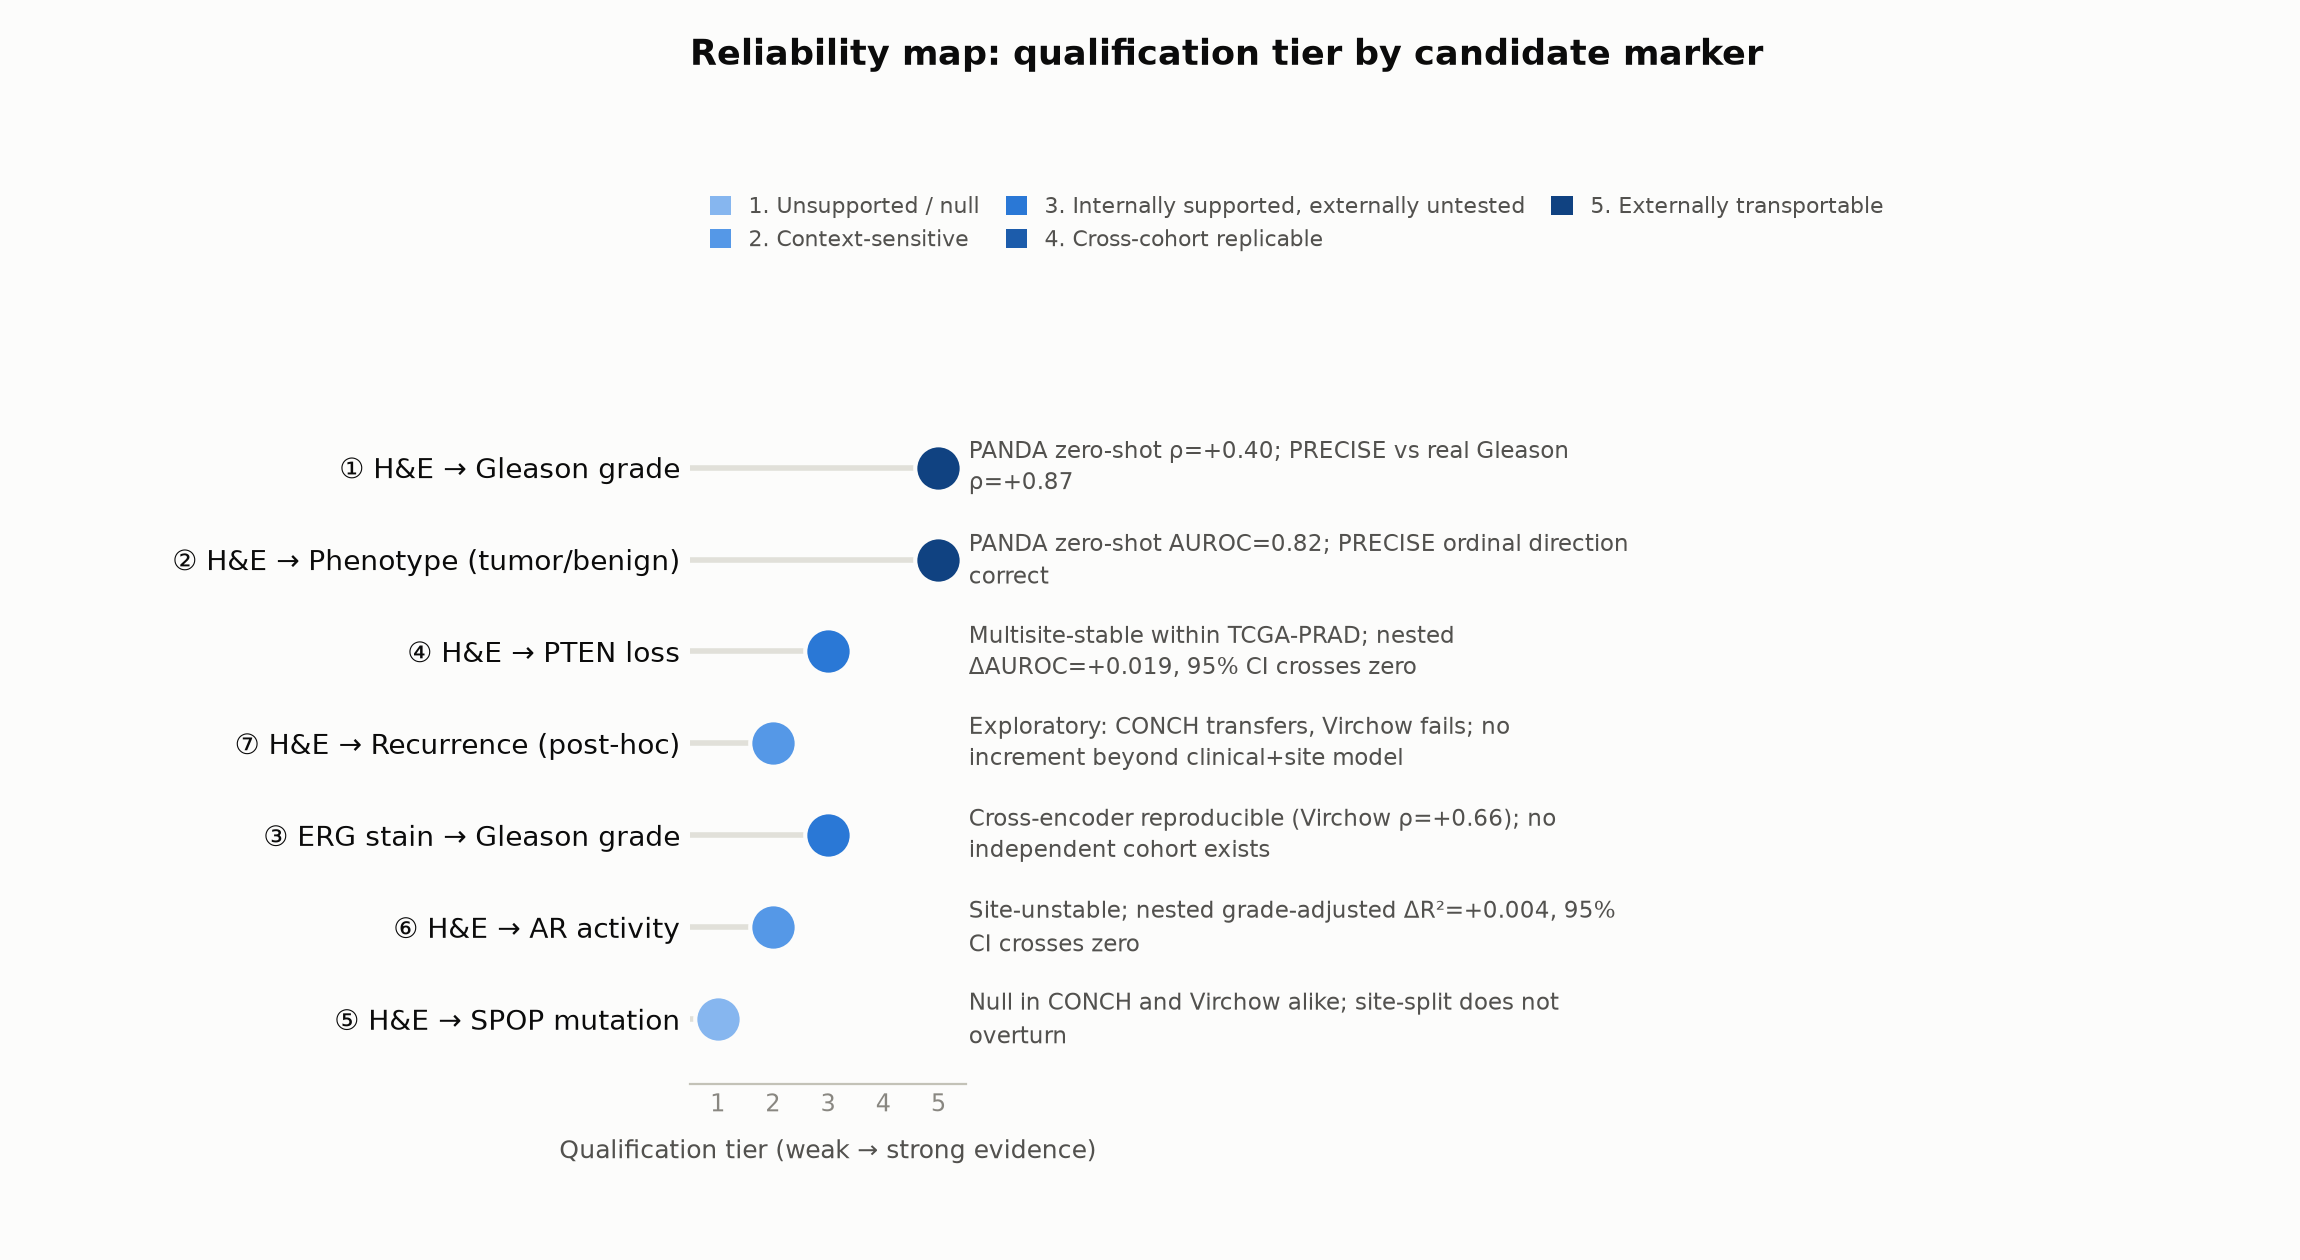

Write the Python code that produced this figure.
"""Figure 1: the reliability map -- 7 candidate markers x 5-tier qualification outcome. This is
the paper's new central claim (docs/04 item 5 flagged this as highest priority), so it leads
the figure set. Data hand-transcribed from docs/03_experimental_results.md's final tier
assignments (§1, §6b-§6g) -- not re-derived here, this script only visualizes already-reported
numbers.

Palette: validated ordinal blue ramp from the dataviz skill's reference palette (steps
250/350/450/550/650), light->dark = weak->strong evidence, clears the 2:1 ordinal-ramp floor
on the light chart surface.
"""
import textwrap
from pathlib import Path

import matplotlib
matplotlib.use("Agg")
import matplotlib.pyplot as plt
from matplotlib.patches import Patch

# Ordinal blue ramp, tier 1 (weakest) -> tier 5 (strongest)
TIER_COLORS = {
    1: "#86b6ef",  # step 250 - Unsupported/null
    2: "#5598e7",  # step 350 - Context-sensitive
    3: "#2a78d6",  # step 450 - Internally supported, externally untested
    4: "#1c5cab",  # step 550 - Cross-cohort replicable
    5: "#104281",  # step 650 - Externally transportable
}
TIER_LABELS = {
    1: "Unsupported / null",
    2: "Context-sensitive",
    3: "Internally supported, externally untested",
    4: "Cross-cohort replicable",
    5: "Externally transportable",
}

# marker: (tier, one-line evidence annotation)
MARKERS = [
    ("① H&E → Gleason grade", 5, "PANDA zero-shot ρ=+0.40; PRECISE vs real Gleason ρ=+0.87"),
    ("② H&E → Phenotype (tumor/benign)", 5, "PANDA zero-shot AUROC=0.82; PRECISE ordinal direction correct"),
    ("④ H&E → PTEN loss", 3, "Multisite-stable within TCGA-PRAD; nested ΔAUROC=+0.019, 95% CI crosses zero"),
    ("⑦ H&E → Recurrence (post-hoc)", 2, "Exploratory: CONCH transfers, Virchow fails; no increment beyond clinical+site model"),
    ("③ ERG stain → Gleason grade", 3, "Cross-encoder reproducible (Virchow ρ=+0.66); no independent cohort exists"),
    ("⑥ H&E → AR activity", 2, "Site-unstable; nested grade-adjusted ΔR²=+0.004, 95% CI crosses zero"),
    ("⑤ H&E → SPOP mutation", 1, "Null in CONCH and Virchow alike; site-split does not overturn"),
]

fig, ax = plt.subplots(figsize=(11.5, 6.3), dpi=200)
fig.patch.set_facecolor("#fcfcfb")
ax.set_facecolor("#fcfcfb")

y_pos = list(range(len(MARKERS)))[::-1]
for y, (name, tier, note) in zip(y_pos, MARKERS):
    ax.hlines(y, 0.5, tier, color="#e1e0d9", linewidth=2, zorder=1)
    ax.scatter([tier], [y], s=280, color=TIER_COLORS[tier], zorder=3,
               edgecolors="#fcfcfb", linewidths=1.5)
    wrapped = "\n".join(textwrap.wrap(note, width=54))
    ax.text(5.55, y, wrapped, va="center", ha="left", fontsize=8.3, color="#52514e",
            linespacing=1.35)

ax.set_yticks(y_pos)
ax.set_yticklabels([m[0] for m in MARKERS], fontsize=10, color="#0b0b0b")
ax.set_xlim(0.5, 5.5)
ax.set_ylim(-0.7, len(MARKERS) - 0.3)
ax.set_xticks([1, 2, 3, 4, 5])
ax.set_xticklabels(["1", "2", "3", "4", "5"], fontsize=8.5, color="#898781")
ax.tick_params(axis="both", length=0)
for spine in ["top", "right", "left"]:
    ax.spines[spine].set_visible(False)
ax.spines["bottom"].set_color("#c3c2b7")
ax.set_axisbelow(True)
ax.set_xlabel("Qualification tier (weak → strong evidence)", fontsize=9,
              color="#52514e", labelpad=8)

# annotation text needs room on the right -- reserve axes width for it, and headroom above
# for the title + legend (placed in figure-fraction coords, not axes-relative, to avoid
# overlap regardless of axes position)
fig.subplots_adjust(right=0.42, left=0.30, top=0.68, bottom=0.14)

legend_handles = [Patch(facecolor=TIER_COLORS[i], edgecolor="none", label=f"{i}. {TIER_LABELS[i]}")
                   for i in [1, 2, 3, 4, 5]]
fig.legend(handles=legend_handles, loc="upper left", bbox_to_anchor=(0.30, 0.86),
           ncol=3, frameon=False, fontsize=7.8, labelcolor="#52514e",
           handlelength=1.0, handleheight=1.0, columnspacing=1.2)

fig.suptitle("Reliability map: qualification tier by candidate marker",
             fontsize=12.5, color="#0b0b0b", x=0.30, ha="left", fontweight="bold", y=0.97)

out = str(Path(__file__).resolve().with_suffix(".pdf"))
plt.savefig(out, facecolor=fig.get_facecolor())
plt.savefig(out.replace(".pdf", ".png"), facecolor=fig.get_facecolor())
print(f"saved {out}")
